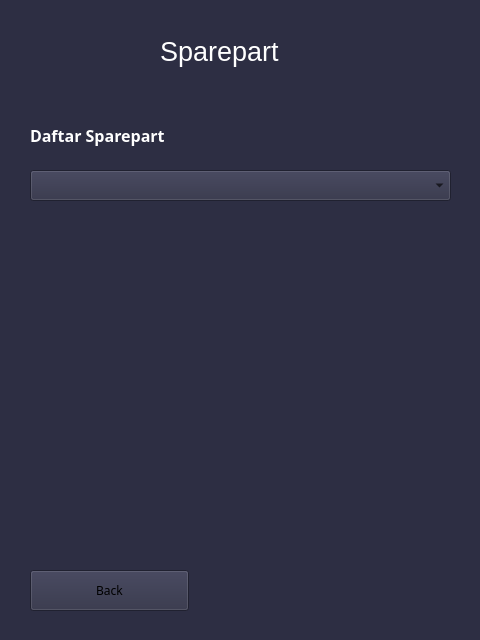
<?xml version="1.0" encoding="UTF-8"?>
<ui version="4.0">
 <class>MainWindow</class>
 <widget class="QMainWindow" name="MainWindow">
  <property name="geometry">
   <rect>
    <x>0</x>
    <y>0</y>
    <width>480</width>
    <height>640</height>
   </rect>
  </property>
  <property name="windowTitle">
   <string>Menu Utama</string>
  </property>
  <property name="styleSheet">
   <string notr="true">background-color: #2D2E43;</string>
  </property>
  <widget class="QWidget" name="centralwidget">
   <widget class="QComboBox" name="comboBox">
    <property name="geometry">
     <rect>
      <x>30</x>
      <y>170</y>
      <width>421</width>
      <height>31</height>
     </rect>
    </property>
    <property name="styleSheet">
     <string notr="true">/* QCOMBOBOX */
QComboBox {
    background-color: #F59AB6;
    color: white;
    border: none;
    border-radius: 3px;
    padding: 5px 10px;
}

QComboBox:hover {
    background-color: rgb(186, 117, 139);
}

QComboBox:pressed {
    background-color: rgb(109, 68, 81);
}

color: rgb(255, 255, 255);</string>
    </property>
   </widget>
   <widget class="QLabel" name="label_7">
    <property name="geometry">
     <rect>
      <x>30</x>
      <y>110</y>
      <width>371</width>
      <height>51</height>
     </rect>
    </property>
    <property name="maximumSize">
     <size>
      <width>100000</width>
      <height>200</height>
     </size>
    </property>
    <property name="font">
     <font>
      <family>Roboto Slab</family>
      <pointsize>16</pointsize>
     </font>
    </property>
    <property name="text">
     <string>&lt;html&gt;&lt;head/&gt;&lt;body&gt;&lt;p&gt;&lt;span style=&quot; font-size:12pt; font-weight:600; color:#ffffff;&quot;&gt;Daftar Sparepart&lt;/span&gt;&lt;/p&gt;&lt;/body&gt;&lt;/html&gt;</string>
    </property>
    <property name="alignment">
     <set>Qt::AlignLeading|Qt::AlignLeft|Qt::AlignVCenter</set>
    </property>
    <property name="margin">
     <number>0</number>
    </property>
    <property name="indent">
     <number>-1</number>
    </property>
   </widget>
   <widget class="QPushButton" name="push_back">
    <property name="geometry">
     <rect>
      <x>30</x>
      <y>570</y>
      <width>159</width>
      <height>41</height>
     </rect>
    </property>
    <property name="font">
     <font>
      <family>Roboto Slab</family>
      <pointsize>9</pointsize>
      <weight>50</weight>
      <bold>false</bold>
     </font>
    </property>
    <property name="styleSheet">
     <string notr="true">/* PUSH BUTTON */
QPushButton {
    background-color: rgb(80, 80, 122);
    color: white;
    border: none;
    border-radius: 7px;
    padding: 10px 20px;
}

QPushButton:hover {
	background-color: rgb(245, 154, 182);
}

QPushButton:pressed {
    background-color: rgb(109, 68, 81);
}

color: rgb(255, 255, 255);</string>
    </property>
    <property name="text">
     <string>Back</string>
    </property>
   </widget>
   <widget class="QLabel" name="label">
    <property name="geometry">
     <rect>
      <x>160</x>
      <y>6</y>
      <width>311</width>
      <height>91</height>
     </rect>
    </property>
    <property name="text">
     <string>&lt;html&gt;&lt;head/&gt;&lt;body&gt;&lt;p&gt;&lt;span style=&quot; font-size:20pt; color:#ffffff;&quot;&gt;Sparepart&lt;/span&gt;&lt;/p&gt;&lt;/body&gt;&lt;/html&gt;</string>
    </property>
   </widget>
   <widget class="QLabel" name="label_2">
    <property name="geometry">
     <rect>
      <x>10</x>
      <y>6</y>
      <width>141</width>
      <height>91</height>
     </rect>
    </property>
    <property name="text">
     <string/>
    </property>
   </widget>
  </widget>
  <widget class="QStatusBar" name="statusbar"/>
 </widget>
 <resources>
  <include location="../Pictures/Pictures.qrc"/>
  <include location="../Pictures/feather/icon_resources.qrc"/>
 </resources>
 <connections/>
</ui>
